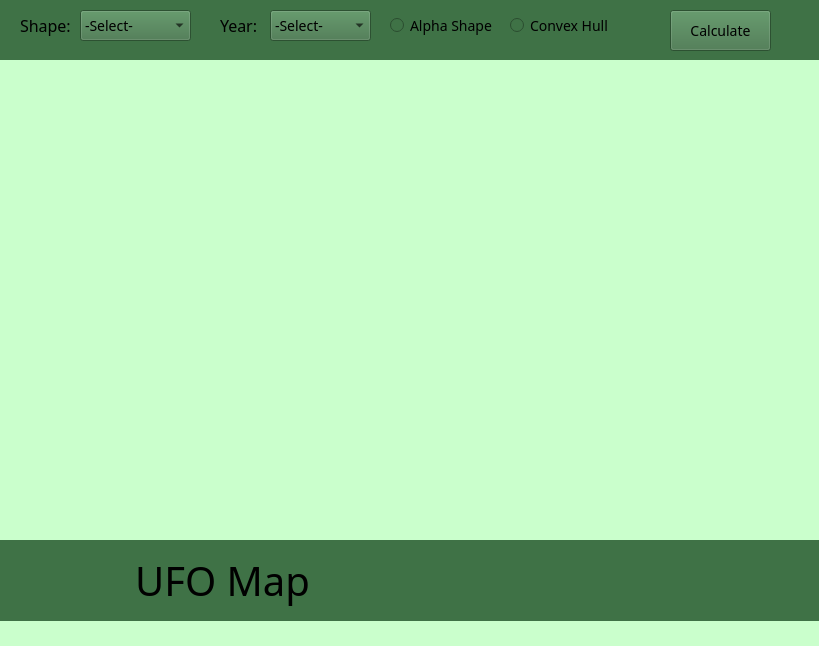
<?xml version="1.0" encoding="UTF-8"?>
<ui version="4.0">
 <class>MainWindow</class>
 <widget class="QMainWindow" name="MainWindow">
  <property name="geometry">
   <rect>
    <x>0</x>
    <y>0</y>
    <width>819</width>
    <height>646</height>
   </rect>
  </property>
  <property name="windowTitle">
   <string>MainWindow</string>
  </property>
  <property name="styleSheet">
   <string notr="true">background: rgb(202, 255, 204)</string>
  </property>
  <widget class="QWidget" name="centralwidget">
   <widget class="QLabel" name="label">
    <property name="geometry">
     <rect>
      <x>0</x>
      <y>60</y>
      <width>831</width>
      <height>491</height>
     </rect>
    </property>
    <property name="styleSheet">
     <string notr="true">background: rgb(99, 175, 104)</string>
    </property>
    <property name="text">
     <string>TextLabel</string>
    </property>
   </widget>
   <widget class="QWidget" name="widget" native="true">
    <property name="geometry">
     <rect>
      <x>0</x>
      <y>-20</y>
      <width>841</width>
      <height>80</height>
     </rect>
    </property>
    <property name="minimumSize">
     <size>
      <width>841</width>
      <height>0</height>
     </size>
    </property>
    <property name="styleSheet">
     <string notr="true">background:rgb(63, 114, 70)</string>
    </property>
    <widget class="QRadioButton" name="radioButton_2">
     <property name="geometry">
      <rect>
       <x>390</x>
       <y>30</y>
       <width>121</width>
       <height>31</height>
      </rect>
     </property>
     <property name="styleSheet">
      <string notr="true">color: rgb(0, 0, 0);
font-family: OCR A Extended;
font-size: 14px;
border-width: 0px;
text-align: center;</string>
     </property>
     <property name="text">
      <string>Alpha Shape</string>
     </property>
    </widget>
    <widget class="QRadioButton" name="radioButton">
     <property name="geometry">
      <rect>
       <x>510</x>
       <y>30</y>
       <width>121</width>
       <height>31</height>
      </rect>
     </property>
     <property name="styleSheet">
      <string notr="true">color: rgb(0, 0, 0);
font-family: OCR A Extended;
font-size: 14px;
border-width: 0px;
text-align: center;</string>
     </property>
     <property name="text">
      <string>Convex Hull</string>
     </property>
    </widget>
    <widget class="QComboBox" name="comboBox">
     <property name="geometry">
      <rect>
       <x>80</x>
       <y>30</y>
       <width>111</width>
       <height>31</height>
      </rect>
     </property>
     <property name="styleSheet">
      <string notr="true">color:rgb(0, 0, 0);
font-family: OCR A Extended;
font-size: 14px;</string>
     </property>
     <item>
      <property name="text">
       <string>-Select-</string>
      </property>
     </item>
     <item>
      <property name="text">
       <string>cigar</string>
      </property>
     </item>
     <item>
      <property name="text">
       <string>circle</string>
      </property>
     </item>
     <item>
      <property name="text">
       <string>cone</string>
      </property>
     </item>
     <item>
      <property name="text">
       <string>cylinder</string>
      </property>
     </item>
     <item>
      <property name="text">
       <string>diamond</string>
      </property>
     </item>
     <item>
      <property name="text">
       <string>disk</string>
      </property>
     </item>
     <item>
      <property name="text">
       <string>egg</string>
      </property>
     </item>
     <item>
      <property name="text">
       <string>oval</string>
      </property>
     </item>
     <item>
      <property name="text">
       <string>sphere</string>
      </property>
     </item>
     <item>
      <property name="text">
       <string>teardrop</string>
      </property>
     </item>
     <item>
      <property name="text">
       <string>triangle</string>
      </property>
     </item>
     <item>
      <property name="text">
       <string>rectangle</string>
      </property>
     </item>
     <item>
      <property name="text">
       <string>changing</string>
      </property>
     </item>
     <item>
      <property name="text">
       <string>fireball</string>
      </property>
     </item>
     <item>
      <property name="text">
       <string>formation</string>
      </property>
     </item>
     <item>
      <property name="text">
       <string>flash</string>
      </property>
     </item>
     <item>
      <property name="text">
       <string>light</string>
      </property>
     </item>
     <item>
      <property name="text">
       <string>other</string>
      </property>
     </item>
     <item>
      <property name="text">
       <string>unknown</string>
      </property>
     </item>
    </widget>
    <widget class="QComboBox" name="comboBox_2">
     <property name="geometry">
      <rect>
       <x>270</x>
       <y>30</y>
       <width>101</width>
       <height>31</height>
      </rect>
     </property>
     <property name="styleSheet">
      <string notr="true">color:rgb(0, 0, 0);
font-family: OCR A Extended;
font-size: 14px;</string>
     </property>
     <item>
      <property name="text">
       <string>-Select-</string>
      </property>
     </item>
     <item>
      <property name="text">
       <string>2012</string>
      </property>
     </item>
     <item>
      <property name="text">
       <string>2011</string>
      </property>
     </item>
     <item>
      <property name="text">
       <string>2010</string>
      </property>
     </item>
     <item>
      <property name="text">
       <string>2009</string>
      </property>
     </item>
     <item>
      <property name="text">
       <string>2008</string>
      </property>
     </item>
     <item>
      <property name="text">
       <string>2007</string>
      </property>
     </item>
     <item>
      <property name="text">
       <string>2006</string>
      </property>
     </item>
     <item>
      <property name="text">
       <string>2005</string>
      </property>
     </item>
     <item>
      <property name="text">
       <string>2004</string>
      </property>
     </item>
     <item>
      <property name="text">
       <string>2003</string>
      </property>
     </item>
     <item>
      <property name="text">
       <string>2002</string>
      </property>
     </item>
     <item>
      <property name="text">
       <string>2001</string>
      </property>
     </item>
     <item>
      <property name="text">
       <string>2000</string>
      </property>
     </item>
     <item>
      <property name="text">
       <string>1999</string>
      </property>
     </item>
     <item>
      <property name="text">
       <string>1998</string>
      </property>
     </item>
     <item>
      <property name="text">
       <string>1997</string>
      </property>
     </item>
     <item>
      <property name="text">
       <string>1996</string>
      </property>
     </item>
     <item>
      <property name="text">
       <string>1995</string>
      </property>
     </item>
     <item>
      <property name="text">
       <string>1994</string>
      </property>
     </item>
     <item>
      <property name="text">
       <string>1993</string>
      </property>
     </item>
     <item>
      <property name="text">
       <string>1992</string>
      </property>
     </item>
     <item>
      <property name="text">
       <string>1991</string>
      </property>
     </item>
     <item>
      <property name="text">
       <string>1990</string>
      </property>
     </item>
     <item>
      <property name="text">
       <string>1989</string>
      </property>
     </item>
     <item>
      <property name="text">
       <string>1988</string>
      </property>
     </item>
     <item>
      <property name="text">
       <string>1987</string>
      </property>
     </item>
     <item>
      <property name="text">
       <string>1986</string>
      </property>
     </item>
     <item>
      <property name="text">
       <string>1985</string>
      </property>
     </item>
     <item>
      <property name="text">
       <string>1984</string>
      </property>
     </item>
     <item>
      <property name="text">
       <string>1983</string>
      </property>
     </item>
     <item>
      <property name="text">
       <string>1982</string>
      </property>
     </item>
     <item>
      <property name="text">
       <string>1981</string>
      </property>
     </item>
     <item>
      <property name="text">
       <string>1980</string>
      </property>
     </item>
     <item>
      <property name="text">
       <string>1979</string>
      </property>
     </item>
     <item>
      <property name="text">
       <string>1978</string>
      </property>
     </item>
     <item>
      <property name="text">
       <string>1977</string>
      </property>
     </item>
     <item>
      <property name="text">
       <string>1976</string>
      </property>
     </item>
     <item>
      <property name="text">
       <string>1975</string>
      </property>
     </item>
     <item>
      <property name="text">
       <string>1974</string>
      </property>
     </item>
     <item>
      <property name="text">
       <string>1973</string>
      </property>
     </item>
     <item>
      <property name="text">
       <string>1972</string>
      </property>
     </item>
     <item>
      <property name="text">
       <string>1971</string>
      </property>
     </item>
     <item>
      <property name="text">
       <string>1970</string>
      </property>
     </item>
     <item>
      <property name="text">
       <string>1969</string>
      </property>
     </item>
     <item>
      <property name="text">
       <string>1968</string>
      </property>
     </item>
     <item>
      <property name="text">
       <string>1967</string>
      </property>
     </item>
     <item>
      <property name="text">
       <string>1966</string>
      </property>
     </item>
     <item>
      <property name="text">
       <string>1965</string>
      </property>
     </item>
     <item>
      <property name="text">
       <string>1964</string>
      </property>
     </item>
     <item>
      <property name="text">
       <string>1963</string>
      </property>
     </item>
     <item>
      <property name="text">
       <string>1962</string>
      </property>
     </item>
     <item>
      <property name="text">
       <string>1961</string>
      </property>
     </item>
     <item>
      <property name="text">
       <string>1960</string>
      </property>
     </item>
     <item>
      <property name="text">
       <string>1959</string>
      </property>
     </item>
     <item>
      <property name="text">
       <string>1958</string>
      </property>
     </item>
     <item>
      <property name="text">
       <string>1957</string>
      </property>
     </item>
     <item>
      <property name="text">
       <string>1956</string>
      </property>
     </item>
     <item>
      <property name="text">
       <string>1955</string>
      </property>
     </item>
     <item>
      <property name="text">
       <string>1954</string>
      </property>
     </item>
     <item>
      <property name="text">
       <string>1953</string>
      </property>
     </item>
     <item>
      <property name="text">
       <string>1952</string>
      </property>
     </item>
     <item>
      <property name="text">
       <string>1951</string>
      </property>
     </item>
     <item>
      <property name="text">
       <string>1950</string>
      </property>
     </item>
     <item>
      <property name="text">
       <string>1949</string>
      </property>
     </item>
     <item>
      <property name="text">
       <string>1948</string>
      </property>
     </item>
     <item>
      <property name="text">
       <string>1947</string>
      </property>
     </item>
     <item>
      <property name="text">
       <string>1946</string>
      </property>
     </item>
     <item>
      <property name="text">
       <string>1945</string>
      </property>
     </item>
     <item>
      <property name="text">
       <string>1944</string>
      </property>
     </item>
     <item>
      <property name="text">
       <string>1943</string>
      </property>
     </item>
     <item>
      <property name="text">
       <string>1942</string>
      </property>
     </item>
     <item>
      <property name="text">
       <string>1941</string>
      </property>
     </item>
     <item>
      <property name="text">
       <string>1940</string>
      </property>
     </item>
     <item>
      <property name="text">
       <string>1910</string>
      </property>
     </item>
    </widget>
    <widget class="QPushButton" name="pushButton">
     <property name="geometry">
      <rect>
       <x>670</x>
       <y>30</y>
       <width>101</width>
       <height>41</height>
      </rect>
     </property>
     <property name="styleSheet">
      <string notr="true">color: rgb(0, 0, 0);
font-family: OCR A Extended;
font-size: 14px;
border-width: 0px;
text-align: center;</string>
     </property>
     <property name="text">
      <string>Calculate</string>
     </property>
    </widget>
    <widget class="QLabel" name="label_2">
     <property name="geometry">
      <rect>
       <x>20</x>
       <y>30</y>
       <width>71</width>
       <height>31</height>
      </rect>
     </property>
     <property name="styleSheet">
      <string notr="true">color: rgb(0, 0, 0);
font-family: OCR A Extended;
font-size: 16px;
border-width: 0px;
text-align: center;</string>
     </property>
     <property name="text">
      <string>Shape:</string>
     </property>
    </widget>
    <widget class="QLabel" name="label_3">
     <property name="geometry">
      <rect>
       <x>220</x>
       <y>30</y>
       <width>71</width>
       <height>31</height>
      </rect>
     </property>
     <property name="styleSheet">
      <string notr="true">color: rgb(0, 0, 0);
font-family: OCR A Extended;
font-size: 16px;
border-width: 0px;
text-align: center;</string>
     </property>
     <property name="text">
      <string>Year:</string>
     </property>
    </widget>
    <zorder>radioButton_2</zorder>
    <zorder>radioButton</zorder>
    <zorder>pushButton</zorder>
    <zorder>label_2</zorder>
    <zorder>comboBox</zorder>
    <zorder>label_3</zorder>
    <zorder>comboBox_2</zorder>
   </widget>
   <widget class="QCustomPlot" name="customPlot" native="true">
    <property name="geometry">
     <rect>
      <x>0</x>
      <y>60</y>
      <width>821</width>
      <height>481</height>
     </rect>
    </property>
   </widget>
   <widget class="QLabel" name="label_4">
    <property name="geometry">
     <rect>
      <x>0</x>
      <y>540</y>
      <width>851</width>
      <height>81</height>
     </rect>
    </property>
    <property name="styleSheet">
     <string notr="true">background: rgb(63, 114, 70);
color: rgb(0, 0, 0);
font-family: OCR A Extended;
font-size: 40px;
border-width: 0px;
text-align: center;</string>
    </property>
    <property name="text">
     <string>             UFO Map</string>
    </property>
   </widget>
   <zorder>widget</zorder>
   <zorder>label</zorder>
   <zorder>customPlot</zorder>
   <zorder>label_4</zorder>
  </widget>
 </widget>
 <customwidgets>
  <customwidget>
   <class>QCustomPlot</class>
   <extends>QWidget</extends>
   <header>qcustomplot.h</header>
   <container>1</container>
  </customwidget>
 </customwidgets>
 <resources/>
 <connections/>
</ui>
